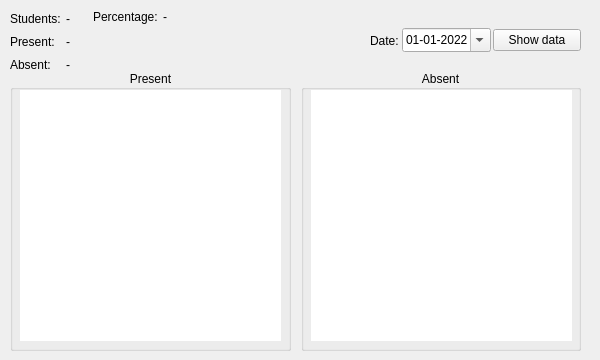
         <widget class="QWidget" name="daily_report_tab">
          <attribute name="icon">
           <iconset>
            <normaloff>../icons/icons8-tear-off-calendar-96.png</normaloff>../icons/icons8-tear-off-calendar-96.png</iconset>
          </attribute>
          <attribute name="title">
           <string>Daily Report</string>
          </attribute>
          <widget class="QWidget" name="horizontalLayoutWidget">
           <property name="geometry">
            <rect>
             <x>360</x>
             <y>20</y>
             <width>231</width>
             <height>41</height>
            </rect>
           </property>
           <layout class="QHBoxLayout" name="horizontalLayout">
            <property name="spacing">
             <number>2</number>
            </property>
            <property name="leftMargin">
             <number>10</number>
            </property>
            <property name="rightMargin">
             <number>10</number>
            </property>
            <item>
             <widget class="QLabel" name="label_3">
              <property name="maximumSize">
               <size>
                <width>30</width>
                <height>16777215</height>
               </size>
              </property>
              <property name="text">
               <string>Date:</string>
              </property>
             </widget>
            </item>
            <item>
             <widget class="QDateEdit" name="report_date_date_edit">
              <property name="maximumSize">
               <size>
                <width>90</width>
                <height>24</height>
               </size>
              </property>
              <property name="alignment">
               <set>Qt::AlignCenter</set>
              </property>
              <property name="buttonSymbols">
               <enum>QAbstractSpinBox::NoButtons</enum>
              </property>
              <property name="dateTime">
               <datetime>
                <hour>0</hour>
                <minute>0</minute>
                <second>0</second>
                <year>2022</year>
                <month>1</month>
                <day>1</day>
               </datetime>
              </property>
              <property name="maximumDateTime">
               <datetime>
                <hour>23</hour>
                <minute>59</minute>
                <second>59</second>
                <year>2030</year>
                <month>12</month>
                <day>31</day>
               </datetime>
              </property>
              <property name="minimumDateTime">
               <datetime>
                <hour>0</hour>
                <minute>0</minute>
                <second>0</second>
                <year>2021</year>
                <month>12</month>
                <day>28</day>
               </datetime>
              </property>
              <property name="displayFormat">
               <string>dd-MM-yyyy</string>
              </property>
              <property name="calendarPopup">
               <bool>true</bool>
              </property>
              <property name="date">
               <date>
                <year>2022</year>
                <month>1</month>
                <day>1</day>
               </date>
              </property>
             </widget>
            </item>
            <item>
             <widget class="QPushButton" name="get_report_button">
              <property name="maximumSize">
               <size>
                <width>90</width>
                <height>16777215</height>
               </size>
              </property>
              <property name="toolTip">
               <string>Show attendance report for the selected date</string>
              </property>
              <property name="text">
               <string>Show data</string>
              </property>
              <property name="icon">
               <iconset>
                <normaloff>../icons/icons8-ok-96.png</normaloff>../icons/icons8-ok-96.png</iconset>
              </property>
             </widget>
            </item>
           </layout>
          </widget>
          <widget class="QWidget" name="gridLayoutWidget">
           <property name="geometry">
            <rect>
             <x>10</x>
             <y>70</y>
             <width>571</width>
             <height>281</height>
            </rect>
           </property>
           <layout class="QGridLayout" name="gridLayout">
            <property name="horizontalSpacing">
             <number>10</number>
            </property>
            <property name="verticalSpacing">
             <number>5</number>
            </property>
            <item row="0" column="0">
             <widget class="QGroupBox" name="groupBox">
              <property name="title">
               <string>Present</string>
              </property>
              <property name="alignment">
               <set>Qt::AlignCenter</set>
              </property>
              <widget class="QTreeWidget" name="present_tree_widget">
               <property name="geometry">
                <rect>
                 <x>10</x>
                 <y>20</y>
                 <width>261</width>
                 <height>251</height>
                </rect>
               </property>
               <property name="frameShape">
                <enum>QFrame::NoFrame</enum>
               </property>
               <property name="frameShadow">
                <enum>QFrame::Plain</enum>
               </property>
               <property name="editTriggers">
                <set>QAbstractItemView::NoEditTriggers</set>
               </property>
               <property name="alternatingRowColors">
                <bool>true</bool>
               </property>
               <property name="selectionMode">
                <enum>QAbstractItemView::NoSelection</enum>
               </property>
               <property name="uniformRowHeights">
                <bool>true</bool>
               </property>
               <property name="itemsExpandable">
                <bool>false</bool>
               </property>
               <property name="animated">
                <bool>true</bool>
               </property>
               <property name="allColumnsShowFocus">
                <bool>true</bool>
               </property>
               <property name="expandsOnDoubleClick">
                <bool>false</bool>
               </property>
               <property name="columnCount">
                <number>0</number>
               </property>
              </widget>
             </widget>
            </item>
            <item row="0" column="1">
             <widget class="QGroupBox" name="groupBox_2">
              <property name="title">
               <string>Absent</string>
              </property>
              <property name="alignment">
               <set>Qt::AlignCenter</set>
              </property>
              <widget class="QTreeWidget" name="absent_tree_widget">
               <property name="geometry">
                <rect>
                 <x>10</x>
                 <y>20</y>
                 <width>261</width>
                 <height>251</height>
                </rect>
               </property>
               <property name="frameShape">
                <enum>QFrame::NoFrame</enum>
               </property>
               <property name="frameShadow">
                <enum>QFrame::Plain</enum>
               </property>
               <property name="editTriggers">
                <set>QAbstractItemView::NoEditTriggers</set>
               </property>
               <property name="alternatingRowColors">
                <bool>true</bool>
               </property>
               <property name="selectionMode">
                <enum>QAbstractItemView::NoSelection</enum>
               </property>
               <property name="uniformRowHeights">
                <bool>true</bool>
               </property>
               <property name="itemsExpandable">
                <bool>false</bool>
               </property>
               <property name="animated">
                <bool>true</bool>
               </property>
               <property name="allColumnsShowFocus">
                <bool>true</bool>
               </property>
               <property name="expandsOnDoubleClick">
                <bool>false</bool>
               </property>
               <property name="columnCount">
                <number>0</number>
               </property>
              </widget>
             </widget>
            </item>
           </layout>
          </widget>
          <widget class="QWidget" name="horizontalLayoutWidget_2">
           <property name="geometry">
            <rect>
             <x>10</x>
             <y>10</y>
             <width>174</width>
             <height>64</height>
            </rect>
           </property>
           <layout class="QHBoxLayout" name="horizontalLayout_2">
            <property name="spacing">
             <number>5</number>
            </property>
            <item>
             <layout class="QVBoxLayout" name="verticalLayout_5">
              <item>
               <widget class="QLabel" name="label_5">
                <property name="text">
                 <string>Students:</string>
                </property>
               </widget>
              </item>
              <item>
               <widget class="QLabel" name="label_6">
                <property name="text">
                 <string>Present:</string>
                </property>
               </widget>
              </item>
              <item>
               <widget class="QLabel" name="label_7">
                <property name="text">
                 <string>Absent:</string>
                </property>
               </widget>
              </item>
             </layout>
            </item>
            <item>
             <layout class="QVBoxLayout" name="verticalLayout_6">
              <item>
               <widget class="QLabel" name="student_count_reports_label">
                <property name="text">
                 <string>-</string>
                </property>
               </widget>
              </item>
              <item>
               <widget class="QLabel" name="present_count_label">
                <property name="text">
                 <string>-</string>
                </property>
               </widget>
              </item>
              <item>
               <widget class="QLabel" name="absent_count_label">
                <property name="text">
                 <string>-</string>
                </property>
               </widget>
              </item>
             </layout>
            </item>
            <item>
             <widget class="QLabel" name="label_10">
              <property name="text">
               <string>Percentage:</string>
              </property>
              <property name="alignment">
               <set>Qt::AlignLeading|Qt::AlignLeft|Qt::AlignTop</set>
              </property>
             </widget>
            </item>
            <item>
             <widget class="QLabel" name="attendance_percentage_label">
              <property name="text">
               <string>-</string>
              </property>
              <property name="alignment">
               <set>Qt::AlignLeading|Qt::AlignLeft|Qt::AlignTop</set>
              </property>
             </widget>
            </item>
           </layout>
          </widget>
         </widget>
